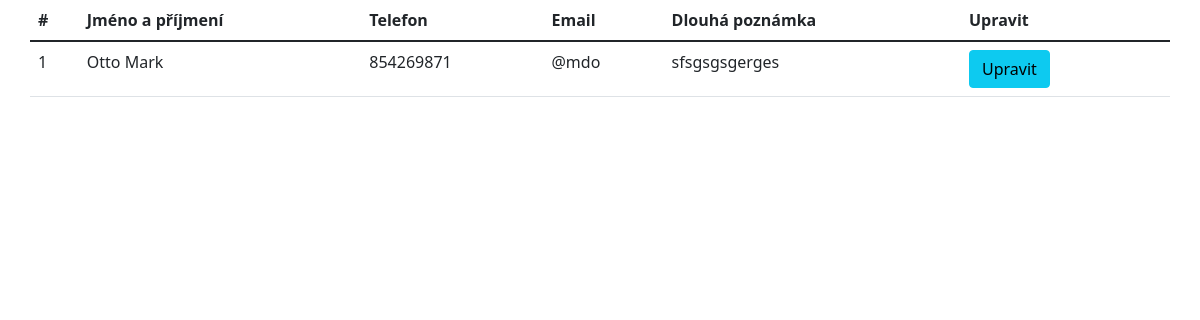
/conf/upravaKontaktu.php?id=1, run on the app's committed database.
### tables this page shows
CREATE TABLE `kontakty` (
  `id` int(11) NOT NULL,
  `jmeno` varchar(25) NOT NULL,
  `prijmeni` varchar(25) NOT NULL,
  `telefonniCislo` int(9) NOT NULL,
  `email` varchar(50) NOT NULL,
  `poznamka` varchar(200) NOT NULL
);

### conf/upravaKontaktu.php (the view, shortened to what this page needs)
<?php
include "pripojeniDB.php";
?>
<!DOCTYPE html>
<head>
    <link href="https://cdn.jsdelivr.net/npm/bootstrap@5.1.3/dist/css/bootstrap.min.css" rel="stylesheet">
</head>
<body>
    <div class="container">
        <div class="row">
            <table class="table">
                <thead>
                    <tr>
                        <th scope="col">#</th>
                        <th scope="col">Jméno a příjmení</th>
                        <th scope="col">Telefon</th>
                        <th scope="col">Email</th>
                        <th scope="col">Dlouhá poznámka</th>
                        <th scope="col">Upravit</th>
                    </tr>
                </thead>
                <tbody>
                    <?php
                    if (isset($_GET['id'])) {
                        $id = addslashes($_GET['id']);
                        $vypisTabu = mysqli_query($spojeni, "select * from kontakty WHERE id = $id");
                        while ($row = mysqli_fetch_array($vypisTabu)) {
                    ?>
                            <tr id="<?php $row["id"] ?>">
                                <td><?php echo $row["id"] ?></td>
                                <td><?php echo $row["jmeno"] . " " . $row["prijmeni"] ?></td>
                                <td><?php echo $row["telefonniCislo"] ?></td>
                                <td><?php echo $row["email"] ?></td>
                                <td><?php echo $row["poznamka"] ?></td>
                                <td>
                                    <button type="button" class="btn btn-info" data-bs-toggle="modal"
                                        data-bs-target="#upravKontakt" data-id="<?php $id ?>" data-role="updateKontakt">Upravit</button>
                                <td>
                            </tr>
                    <?php
                        }
                    }
                    ?>
                </tbody>
            </table>
        </div>
    </div>
</body>
</html>

### data on the page
kontakty: id "1", jmeno "Otto", prijmeni "Mark", telefonniCislo "854269871", email "@mdo", poznamka "sfsgsgsgerges"
